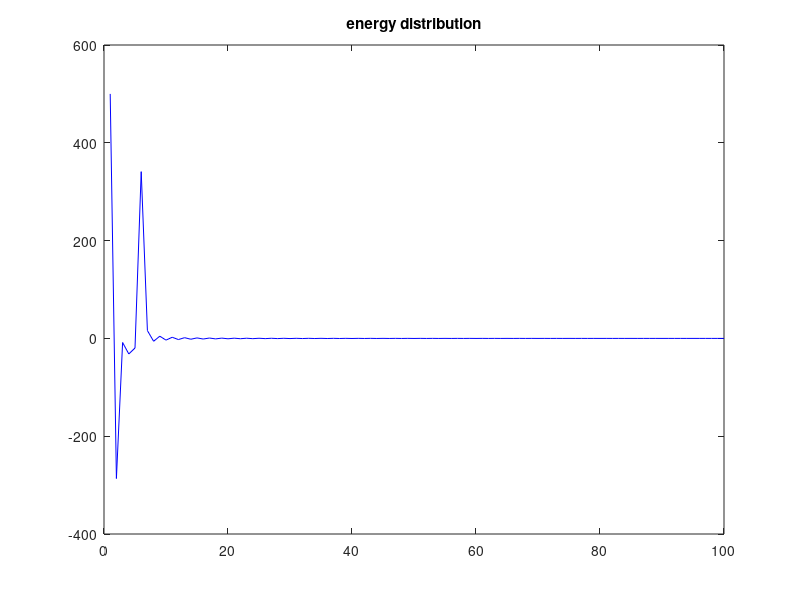
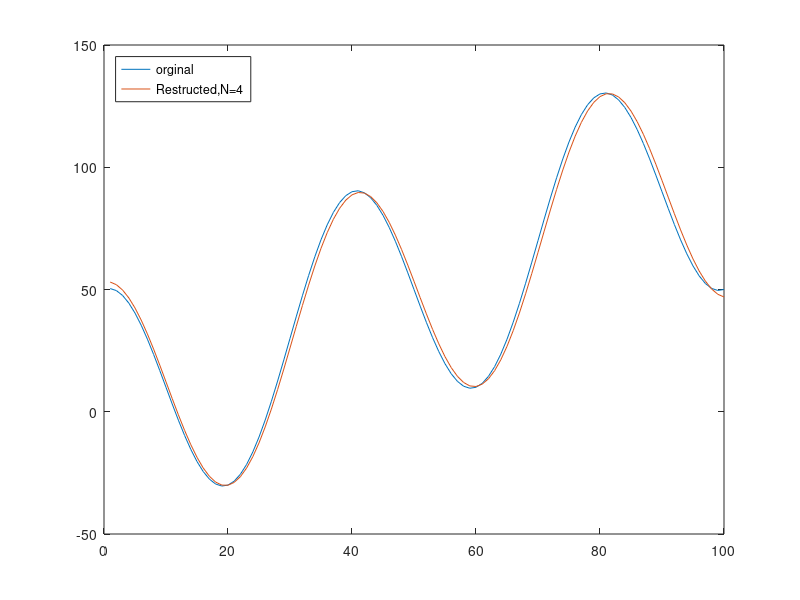

Recreate these plots in MATLAB, in order.
%dctenergy
clear;
x = (1:100) + 50*cos((1:100)*2*pi/40);
X=dct(x);
plot(1:length(x),X,'b');title('energy distribution');
[XX,ind]=sort(abs(X),'descend');

i=1;
while(norm(X(ind(1:i)))/norm(X)<0.999)
    i=i+1;
end
X(ind(i+1:end))=0;

xx=idct(X);
figure;plot([x;xx]');
legend('orginal',['Restructed,N=' int2str(i)],'Location','NorthWest');


